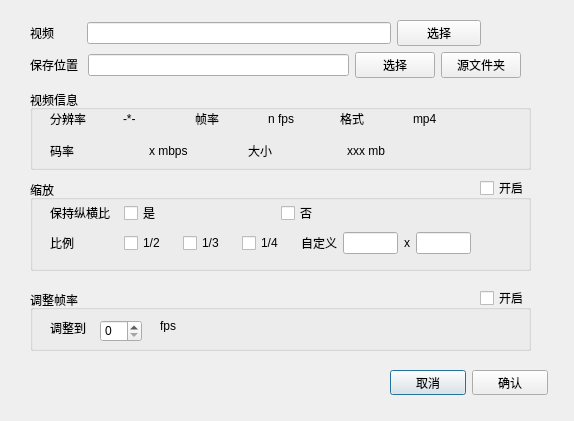
<?xml version="1.0" encoding="UTF-8"?>
<ui version="4.0">
 <class>DialogCreateVideoTask</class>
 <widget class="QDialog" name="DialogCreateVideoTask">
  <property name="geometry">
   <rect>
    <x>0</x>
    <y>0</y>
    <width>574</width>
    <height>421</height>
   </rect>
  </property>
  <property name="windowTitle">
   <string>Dialog</string>
  </property>
  <widget class="QGroupBox" name="groupBox_2">
   <property name="geometry">
    <rect>
     <x>30</x>
     <y>180</y>
     <width>501</width>
     <height>91</height>
    </rect>
   </property>
   <property name="title">
    <string>缩放</string>
   </property>
   <widget class="QCheckBox" name="checkBox_7">
    <property name="geometry">
     <rect>
      <x>450</x>
      <y>0</y>
      <width>51</width>
      <height>16</height>
     </rect>
    </property>
    <property name="text">
     <string>开启</string>
    </property>
   </widget>
   <widget class="QWidget" name="layoutWidget">
    <property name="geometry">
     <rect>
      <x>20</x>
      <y>20</y>
      <width>421</width>
      <height>56</height>
     </rect>
    </property>
    <layout class="QVBoxLayout" name="verticalLayout_2">
     <item>
      <layout class="QHBoxLayout" name="horizontalLayout_15">
       <item>
        <layout class="QHBoxLayout" name="horizontalLayout_14" stretch="2,9">
         <item>
          <widget class="QLabel" name="label_3">
           <property name="text">
            <string>保持纵横比</string>
           </property>
          </widget>
         </item>
         <item>
          <layout class="QHBoxLayout" name="horizontalLayout_9">
           <item>
            <widget class="QCheckBox" name="checkBox">
             <property name="text">
              <string>是</string>
             </property>
            </widget>
           </item>
           <item>
            <widget class="QCheckBox" name="checkBox_2">
             <property name="text">
              <string>否</string>
             </property>
            </widget>
           </item>
          </layout>
         </item>
        </layout>
       </item>
       <item>
        <spacer name="horizontalSpacer_2">
         <property name="orientation">
          <enum>Qt::Horizontal</enum>
         </property>
         <property name="sizeType">
          <enum>QSizePolicy::Minimum</enum>
         </property>
         <property name="sizeHint" stdset="0">
          <size>
           <width>40</width>
           <height>20</height>
          </size>
         </property>
        </spacer>
       </item>
      </layout>
     </item>
     <item>
      <layout class="QHBoxLayout" name="horizontalLayout_13" stretch="2,5,5">
       <item>
        <widget class="QLabel" name="label_4">
         <property name="text">
          <string>比例</string>
         </property>
        </widget>
       </item>
       <item>
        <layout class="QHBoxLayout" name="horizontalLayout_12">
         <item>
          <widget class="QCheckBox" name="checkBox_3">
           <property name="text">
            <string>1/2</string>
           </property>
          </widget>
         </item>
         <item>
          <widget class="QCheckBox" name="checkBox_4">
           <property name="text">
            <string>1/3</string>
           </property>
          </widget>
         </item>
         <item>
          <widget class="QCheckBox" name="checkBox_5">
           <property name="text">
            <string>1/4</string>
           </property>
          </widget>
         </item>
        </layout>
       </item>
       <item>
        <layout class="QHBoxLayout" name="horizontalLayout_11">
         <item>
          <widget class="QLabel" name="label_5">
           <property name="text">
            <string>自定义</string>
           </property>
          </widget>
         </item>
         <item>
          <layout class="QHBoxLayout" name="horizontalLayout_10">
           <item>
            <widget class="QLineEdit" name="lineEdit_3"/>
           </item>
           <item>
            <widget class="QLabel" name="label_16">
             <property name="text">
              <string>x</string>
             </property>
            </widget>
           </item>
           <item>
            <widget class="QLineEdit" name="lineEdit_4"/>
           </item>
          </layout>
         </item>
        </layout>
       </item>
      </layout>
     </item>
    </layout>
   </widget>
  </widget>
  <widget class="QWidget" name="layoutWidget_3">
   <property name="geometry">
    <rect>
     <x>390</x>
     <y>370</y>
     <width>158</width>
     <height>25</height>
    </rect>
   </property>
   <layout class="QHBoxLayout" name="horizontalLayout">
    <item>
     <widget class="QPushButton" name="btnCancelCreateTask">
      <property name="text">
       <string>取消</string>
      </property>
     </widget>
    </item>
    <item>
     <widget class="QPushButton" name="btnConfirmCreateTask">
      <property name="text">
       <string>确认</string>
      </property>
     </widget>
    </item>
   </layout>
  </widget>
  <widget class="QWidget" name="layoutWidget_4">
   <property name="geometry">
    <rect>
     <x>30</x>
     <y>20</y>
     <width>491</width>
     <height>60</height>
    </rect>
   </property>
   <layout class="QVBoxLayout" name="verticalLayout_3">
    <item>
     <layout class="QHBoxLayout" name="horizontalLayout_18">
      <item>
       <layout class="QHBoxLayout" name="horizontalLayout_16" stretch="3,18,5">
        <item>
         <widget class="QLabel" name="label">
          <property name="text">
           <string>视频</string>
          </property>
         </widget>
        </item>
        <item>
         <widget class="QLineEdit" name="lineEdit"/>
        </item>
        <item>
         <widget class="QPushButton" name="pushButton_3">
          <property name="text">
           <string>选择</string>
          </property>
         </widget>
        </item>
       </layout>
      </item>
      <item>
       <spacer name="horizontalSpacer_3">
        <property name="orientation">
         <enum>Qt::Horizontal</enum>
        </property>
        <property name="sizeType">
         <enum>QSizePolicy::Minimum</enum>
        </property>
        <property name="sizeHint" stdset="0">
         <size>
          <width>40</width>
          <height>20</height>
         </size>
        </property>
       </spacer>
      </item>
     </layout>
    </item>
    <item>
     <layout class="QHBoxLayout" name="horizontalLayout_17" stretch="2,10,3,3">
      <item>
       <widget class="QLabel" name="label_2">
        <property name="text">
         <string>保存位置</string>
        </property>
       </widget>
      </item>
      <item>
       <widget class="QLineEdit" name="lineEdit_2"/>
      </item>
      <item>
       <widget class="QPushButton" name="pushButton_4">
        <property name="text">
         <string>选择</string>
        </property>
       </widget>
      </item>
      <item>
       <widget class="QPushButton" name="pushButton_5">
        <property name="text">
         <string>源文件夹</string>
        </property>
       </widget>
      </item>
     </layout>
    </item>
   </layout>
  </widget>
  <widget class="QGroupBox" name="groupBox_3">
   <property name="geometry">
    <rect>
     <x>30</x>
     <y>290</y>
     <width>501</width>
     <height>61</height>
    </rect>
   </property>
   <property name="title">
    <string>调整帧率</string>
   </property>
   <widget class="QLabel" name="label_17">
    <property name="geometry">
     <rect>
      <x>20</x>
      <y>30</y>
      <width>51</width>
      <height>16</height>
     </rect>
    </property>
    <property name="text">
     <string>调整到</string>
    </property>
   </widget>
   <widget class="QSpinBox" name="spinBox">
    <property name="geometry">
     <rect>
      <x>70</x>
      <y>30</y>
      <width>42</width>
      <height>22</height>
     </rect>
    </property>
   </widget>
   <widget class="QLabel" name="label_18">
    <property name="geometry">
     <rect>
      <x>130</x>
      <y>30</y>
      <width>54</width>
      <height>12</height>
     </rect>
    </property>
    <property name="text">
     <string>fps</string>
    </property>
   </widget>
   <widget class="QCheckBox" name="checkBox_6">
    <property name="geometry">
     <rect>
      <x>450</x>
      <y>0</y>
      <width>51</width>
      <height>16</height>
     </rect>
    </property>
    <property name="text">
     <string>开启</string>
    </property>
   </widget>
  </widget>
  <widget class="QGroupBox" name="groupBox">
   <property name="geometry">
    <rect>
     <x>30</x>
     <y>90</y>
     <width>501</width>
     <height>80</height>
    </rect>
   </property>
   <property name="title">
    <string>视频信息</string>
   </property>
   <widget class="QWidget" name="layoutWidget_2">
    <property name="geometry">
     <rect>
      <x>20</x>
      <y>20</y>
      <width>411</width>
      <height>52</height>
     </rect>
    </property>
    <layout class="QVBoxLayout" name="verticalLayout" stretch="0,6">
     <property name="spacing">
      <number>12</number>
     </property>
     <item>
      <layout class="QHBoxLayout" name="horizontalLayout_7" stretch="6,6,6">
       <property name="spacing">
        <number>24</number>
       </property>
       <item>
        <layout class="QHBoxLayout" name="horizontalLayout_2">
         <item>
          <widget class="QLabel" name="label_6">
           <property name="text">
            <string>分辨率</string>
           </property>
          </widget>
         </item>
         <item>
          <widget class="QLabel" name="label_8">
           <property name="text">
            <string>-*-</string>
           </property>
          </widget>
         </item>
        </layout>
       </item>
       <item>
        <layout class="QHBoxLayout" name="horizontalLayout_3">
         <item>
          <widget class="QLabel" name="label_7">
           <property name="text">
            <string>帧率</string>
           </property>
          </widget>
         </item>
         <item>
          <widget class="QLabel" name="label_9">
           <property name="text">
            <string>n fps</string>
           </property>
          </widget>
         </item>
        </layout>
       </item>
       <item>
        <layout class="QHBoxLayout" name="horizontalLayout_4">
         <item>
          <widget class="QLabel" name="label_10">
           <property name="text">
            <string>格式</string>
           </property>
          </widget>
         </item>
         <item>
          <widget class="QLabel" name="label_11">
           <property name="text">
            <string>mp4</string>
           </property>
          </widget>
         </item>
        </layout>
       </item>
      </layout>
     </item>
     <item>
      <layout class="QHBoxLayout" name="horizontalLayout_8">
       <property name="spacing">
        <number>24</number>
       </property>
       <item>
        <layout class="QHBoxLayout" name="horizontalLayout_5">
         <item>
          <widget class="QLabel" name="label_12">
           <property name="text">
            <string>码率</string>
           </property>
          </widget>
         </item>
         <item>
          <widget class="QLabel" name="label_13">
           <property name="text">
            <string>x mbps</string>
           </property>
          </widget>
         </item>
        </layout>
       </item>
       <item>
        <layout class="QHBoxLayout" name="horizontalLayout_6">
         <item>
          <widget class="QLabel" name="label_15">
           <property name="text">
            <string>大小</string>
           </property>
          </widget>
         </item>
         <item>
          <widget class="QLabel" name="label_14">
           <property name="text">
            <string>xxx mb</string>
           </property>
          </widget>
         </item>
        </layout>
       </item>
       <item>
        <spacer name="horizontalSpacer">
         <property name="orientation">
          <enum>Qt::Horizontal</enum>
         </property>
         <property name="sizeType">
          <enum>QSizePolicy::Minimum</enum>
         </property>
         <property name="sizeHint" stdset="0">
          <size>
           <width>40</width>
           <height>20</height>
          </size>
         </property>
        </spacer>
       </item>
      </layout>
     </item>
    </layout>
   </widget>
  </widget>
 </widget>
 <resources/>
 <connections/>
</ui>
